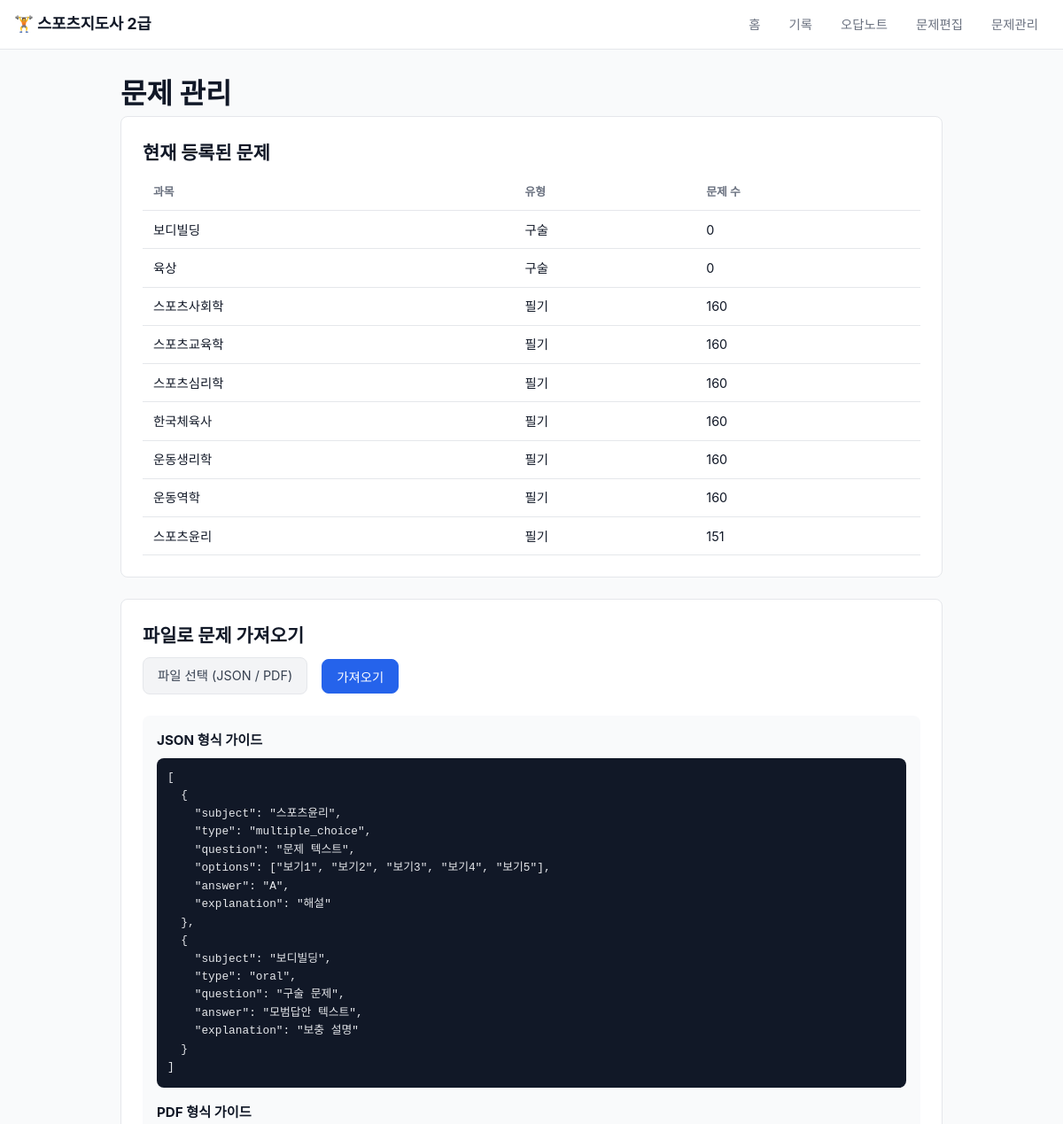
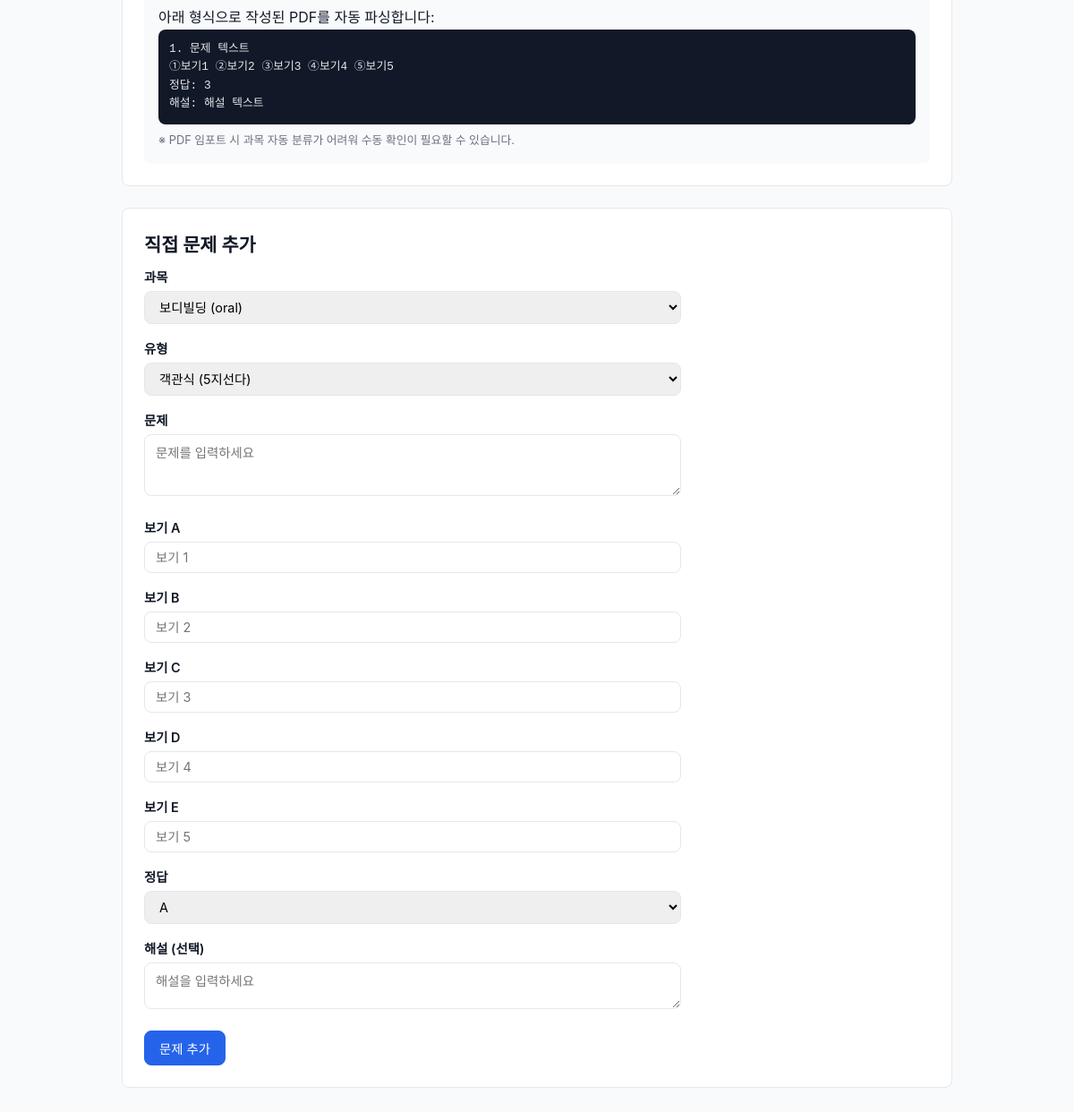
/manage, run on the app's committed database (2 pictures, top to bottom).
### tables this page shows
CREATE TABLE subjects (
    id          INTEGER PRIMARY KEY AUTOINCREMENT,
    name        TEXT NOT NULL UNIQUE,
    category    TEXT NOT NULL CHECK(category IN ('written', 'oral')),
    description TEXT,
    created_at  TEXT DEFAULT (datetime('now'))
);

### app.py (the view)
@app.route('/manage')
def manage():
    db = get_db()
    subjects = db.execute(
        'SELECT s.*, COUNT(q.id) as question_count '
        'FROM subjects s LEFT JOIN questions q ON s.id = q.subject_id '
        'GROUP BY s.id ORDER BY s.category, s.id'
    ).fetchall()
    return render_template('manage.html', subjects=subjects)

### app.py (called while the page is built)
def get_db():
    if 'db' not in g:
        os.makedirs(os.path.dirname(DB_PATH), exist_ok=True)
        g.db = sqlite3.connect(DB_PATH)
        g.db.row_factory = sqlite3.Row
        g.db.execute('PRAGMA foreign_keys = ON')
    return g.db

### templates/manage.html (shortened to what this page needs)
{% extends "base.html" %}
{% block content %}
<h1>문제 관리</h1>
<section class="exam-section">
    <h2>현재 등록된 문제</h2>
    <div class="stats-table">
        <table>
            <thead>
                <tr><th>과목</th><th>유형</th><th>문제 수</th></tr>
            </thead>
            <tbody>
                {% for s in subjects %}
                <tr>
                    <td>{{ s.name }}</td>
                    <td>{{ '필기' if s.category == 'written' else '구술' }}</td>
                    <td>{{ s.question_count }}</td>
                </tr>
                {% endfor %}
            </tbody>
        </table>
    </div>
</section>
<section class="exam-section">
    <h2>파일로 문제 가져오기</h2>
    <form action="/manage/import" method="POST" enctype="multipart/form-data" class="import-form">
        <div class="file-upload">
            <label for="importFile" class="btn btn-secondary">파일 선택 (JSON / PDF)</label>
        </div>
        <button type="submit" class="btn btn-primary">가져오기</button>
    </form>
    <div class="import-guide">
        <h3>JSON 형식 가이드</h3>
        <pre><code>[
  {
    "subject": "스포츠윤리",
    "type": "multiple_choice",
    "question": "문제 텍스트",
    "options": ["보기1", "보기2", "보기3", "보기4", "보기5"],
    "answer": "A",
    "explanation": "해설"
  },
  {
    "subject": "보디빌딩",
    "type": "oral",
    "question": "구술 문제",
    "answer": "모범답안 텍스트",
    "explanation": "보충 설명"
  }
]</code></pre>
        <h3>PDF 형식 가이드</h3>
        <p>아래 형식으로 작성된 PDF를 자동 파싱합니다:</p>
        <pre><code>1. 문제 텍스트
①보기1 ②보기2 ③보기3 ④보기4 ⑤보기5
정답: 3
해설: 해설 텍스트</code></pre>
        <p class="note">※ PDF 임포트 시 과목 자동 분류가 어려워 수동 확인이 필요할 수 있습니다.</p>
    </div>
</section>
<section class="exam-section">
    <h2>직접 문제 추가</h2>
    <form action="/manage/add" method="POST" class="add-form" id="addForm">
        <div class="form-group">
            <label>과목</label>
            <select name="subject" id="subjectSelect">
                {% for s in subjects %}
                <option value="{{ s.name }}">{{ s.name }} ({{ s.category }})</option>
                {% endfor %}
            </select>
        </div>
        <div class="form-group">
            <label>유형</label>
            <select name="question_type" id="typeSelect" onchange="toggleType()">
                <option value="multiple_choice">객관식 (5지선다)</option>
            </select>
        </div>
        <div class="form-group">
            <label>문제</label>
            <textarea name="question_text" rows="3" required placeholder="문제를 입력하세요"></textarea>
        </div>
        <div id="mcOptions">
            <div class="form-group">
                <label>보기 A</label>
                <input type="text" name="option_a" placeholder="보기 1">
            </div>
            <div class="form-group">
                <label>보기 B</label>
                <input type="text" name="option_b" placeholder="보기 2">
            </div>
            <div class="form-group">
                <label>보기 C</label>
                <input type="text" name="option_c" placeholder="보기 3">
            </div>
            <div class="form-group">
                <label>보기 D</label>
                <input type="text" name="option_d" placeholder="보기 4">
            </div>
            <div class="form-group">
                <label>보기 E</label>
                <input type="text" name="option_e" placeholder="보기 5">
            </div>
            <div class="form-group">
                <label>정답</label>
                <select name="correct_answer">
                    <option value="A">A</option>
                </select>
            </div>
        </div>
        <div class="form-group">
            <label>해설 (선택)</label>
            <textarea name="explanation" rows="2" placeholder="해설을 입력하세요"></textarea>
        </div>
        <button type="submit" class="btn btn-primary">문제 추가</button>
    </form>
</section>
{% endblock %}

### static/style.css (style rules this page uses)
* { margin: 0; padding: 0; box-sizing: border-box; }
:root { --primary: #2563eb; --primary-dark: #1d4ed8; --success: #16a34a; --danger: #dc2626; --warning: #f59e0b; --gray-50: #f9fafb; --gray-100: #f3f4f6; --gray-200: #e5e7eb; --gray-300: #d1d5db; --gray-500: #6b7280; --gray-700: #374151; --gray-900: #111827; --radius: 8px; }
body { font-family: -apple-system, BlinkMacSystemFont, 'Segoe UI', sans-serif; background: var(--gray-50); color: var(--gray-900); line-height: 1.6; }
.btn { display: inline-block; padding: 0.5rem 1rem; border: 1px solid var(--gray-300); border-radius: var(--radius); background: white; color: var(--gray-700); cursor: pointer; font-size: 0.9rem; text-decoration: none; transition: all 0.2s; }
.btn-primary { background: var(--primary); color: white; border-color: var(--primary); }
.btn-secondary { background: var(--gray-100); border-color: var(--gray-200); }
.exam-section { background: white; border: 1px solid var(--gray-200); border-radius: var(--radius); padding: 1.5rem; margin-bottom: 1.5rem; }
.exam-section h2 { font-size: 1.3rem; margin-bottom: 0.5rem; }
.stats-table { overflow-x: auto; }
.stats-table table { width: 100%; border-collapse: collapse; }
.stats-table th, .stats-table td { padding: 0.6rem 0.75rem; text-align: left; border-bottom: 1px solid var(--gray-200); font-size: 0.9rem; }
.stats-table th { font-weight: 600; color: var(--gray-500); font-size: 0.8rem; }
.import-form { display: flex; align-items: center; gap: 1rem; margin-bottom: 1.5rem; }
.import-guide { background: var(--gray-50); padding: 1rem; border-radius: var(--radius); }
.import-guide h3 { font-size: 0.95rem; margin: 1rem 0 0.5rem; }
.import-guide h3:first-child { margin-top: 0; }
.import-guide pre { background: var(--gray-900); color: #e5e7eb; padding: 0.75rem; border-radius: var(--radius); overflow-x: auto; font-size: 0.8rem; }
.import-guide .note { font-size: 0.8rem; color: var(--gray-500); margin-top: 0.5rem; }
.add-form { max-width: 600px; }
.form-group { margin-bottom: 1rem; }
.form-group label { display: block; font-weight: 600; margin-bottom: 0.25rem; font-size: 0.9rem; }
.form-group input, .form-group select, .form-group textarea { width: 100%; padding: 0.5rem 0.75rem; border: 1px solid var(--gray-200); border-radius: var(--radius); font-size: 0.9rem; font-family: inherit; }
.form-group textarea { resize: vertical; }

### data on the page
subjects: name "보디빌딩", category "구술", question_count "0"
subjects: name "육상", category "구술", question_count "0"
subjects: name "스포츠사회학", category "필기", question_count "160"
subjects: name "스포츠교육학", category "필기", question_count "160"
subjects: name "스포츠심리학", category "필기", question_count "160"
subjects: name "한국체육사", category "필기", question_count "160"
subjects: name "운동생리학", category "필기", question_count "160"
subjects: name "운동역학", category "필기", question_count "160"
subjects: name "스포츠윤리", category "필기", question_count "151"

### other printed values
form field subject "보디빌딩 (oral)"
